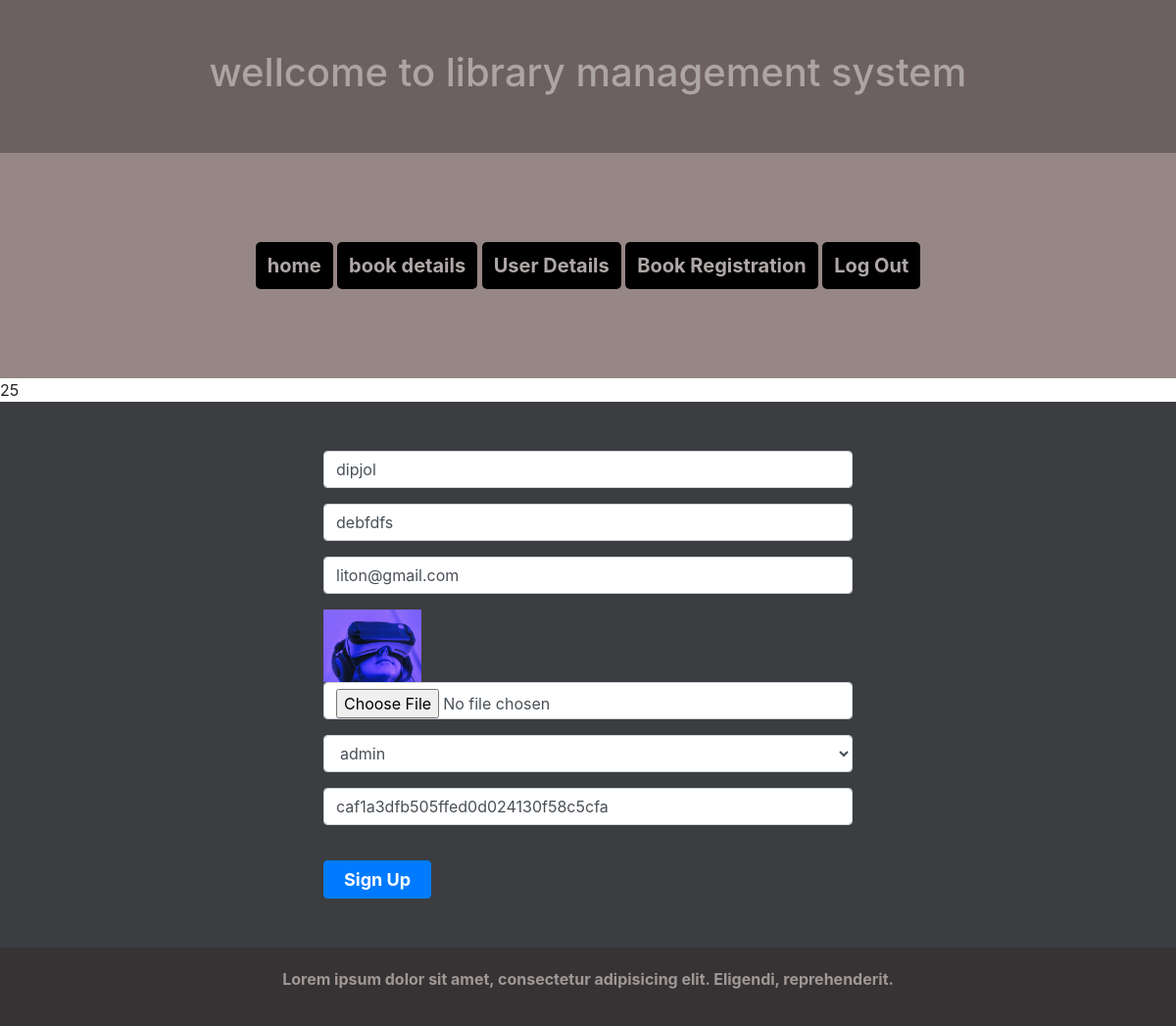
Screenshot of /user_edit.php?edit_id=25 (signed in) with the database file from the repository.
### tables this page shows
CREATE TABLE `lib` (
  `id` bigint(20) NOT NULL,
  `fname` varchar(255) NOT NULL,
  `lname` varchar(255) NOT NULL,
  `email` varchar(255) NOT NULL,
  `role` tinyint(4) NOT NULL DEFAULT '0',
  `pass` varchar(255) NOT NULL,
  `profile` varchar(255) NOT NULL DEFAULT 'avater.jpg'
);

### user_edit.php (the view, shortened to what this page needs)
<?php require_once("include/header.php") ?>
<?php
if(isset($_SESSION["user_id"])){
    echo $_SESSION["user_id"];
}else{
    header("location:dataprocess/error_page.php?massage_error=invalid request");
}
?>
<?php if(isset($_SESSION["role"]) && $_SESSION["role"]==1){ ?>
<div class="from">
    <div class="container">
        <div class="row">
            <div class="col-md-6 offset-md-4 mx-auto">
                <?php
                require_once("dataprocess/config.php");
                if(isset($_GET["edit_id"])){
                    $editid=$_GET["edit_id"];
                    $myquery="select * from lib where id=$editid";
                    $runFrom = mysqli_query($connect,$myquery);
                    if($runFrom==true){
                        while($get = mysqli_fetch_array($runFrom)){ ?>
                            <form action="dataprocess/user_update_post.php" enctype="multipart/form-data" method="post">
                                <div class="form-group">
                                    <input type="text" name="fname" value="<?php echo $get['fname'] ?>" class="form-control" id="exampleInputEmail1" aria-describedby="emailHelp" placeholder="Frist name">
                                </div>
                                <div class="form-group">
                                    <input type="text" name="lname" value="<?php echo $get['lname'] ?>" class="form-control" id="exampleInputEmail1" aria-describedby="emailHelp" placeholder="last name">
                                </div>
                                <div class="form-group">
                                    <input type="email" name="email" value="<?php echo $get['email'] ?>" class="form-control" id="exampleInputEmail1" aria-describedby="emailHelp" placeholder="Enter email">
                                </div>
                                <div class="form-group">
                                    <img src="images/<?php echo $get['profile'] ?>" alt="">
                                    <input type="file" name="user_img" class="form-control" value="book picture" id="exampleInputEmail1" aria-describedby="emailHelp" placeholder="Author Name">
                                </div>
                                <div class="form-group">
                                    <select class="form-control" name="role" id="exampleFormControlSelect1">
                                        <option value="1" >admin</option>
                                    </select>
                                </div>
                                <div class="form-group">
                                    <input type="text" name="pass" value="<?php echo $get['pass'] ?>" class="form-control" id="exampleInputPassword1" placeholder="Password">
                                </div>
                                <button type="submit" name="update" class="btn btn-primary">sign up</button>
                            </form>
                      <?php  } } } ?>
            </div>
        </div>
    </div>
</div>
<?php }else{
    header("location:error_page.php?massage_error");
    ?>
<?php } ?>
<?php require_once("include/footer.php") ?>

### style.css (style rules this page uses)
.from { background: #3c3d40; padding: 50px 0; color: #cec5c5; }
button.btn.btn-primary { padding: 5px 20px; font-size: 18px; font-weight: 700; margin-top: 20px; text-transform: capitalize; }
.from img { width: 100px; }

### rows the page displays
lib: fname "dipjol", lname "debfdfs", email "liton@gmail.com", profile (picture), pass "caf1a3dfb505ffed0d024130f58c5cfa"

### other values shown
$_SESSION["user_id"] "25"
